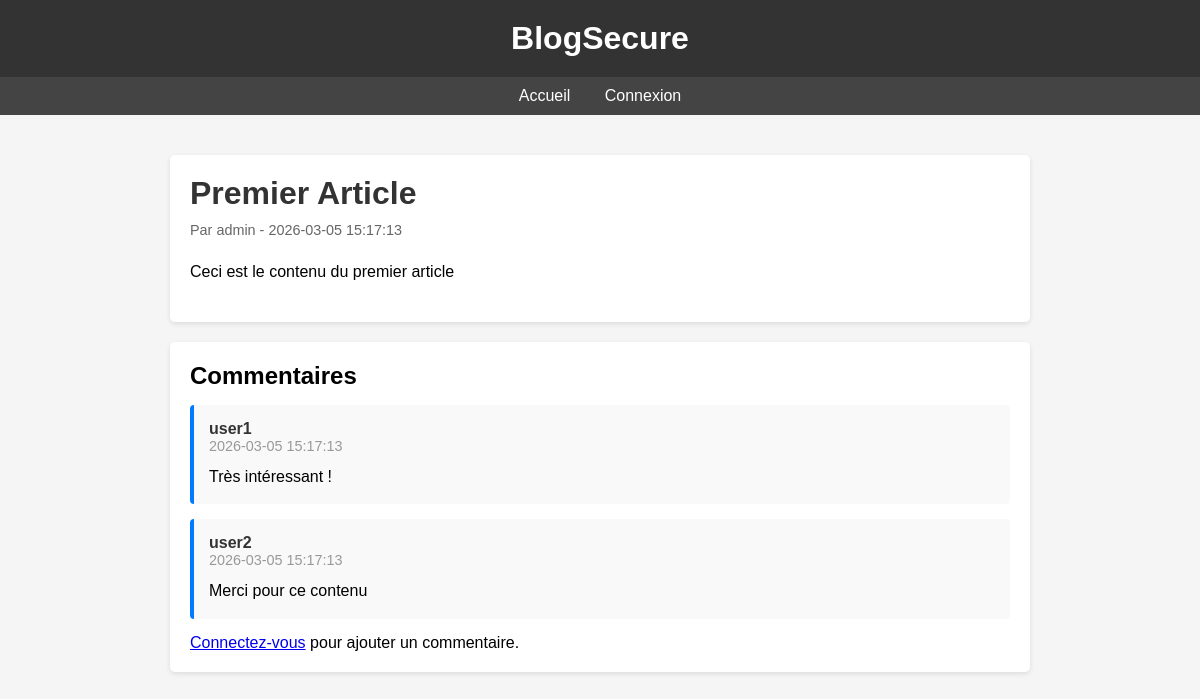
Screenshot of /article.php?id=1 with the database file from the repository.
### tables this page shows
CREATE TABLE articles (
    id INT AUTO_INCREMENT PRIMARY KEY,
    user_id INT NOT NULL,
    title VARCHAR(255) NOT NULL,
    content TEXT NOT NULL,
    created_at TIMESTAMP DEFAULT CURRENT_TIMESTAMP,
    FOREIGN KEY (user_id) REFERENCES users(id) ON DELETE CASCADE
);

CREATE TABLE users (
    id INT AUTO_INCREMENT PRIMARY KEY,
    username VARCHAR(100) NOT NULL UNIQUE,
    email VARCHAR(100) NOT NULL UNIQUE,
    password VARCHAR(255) NOT NULL,
    created_at TIMESTAMP DEFAULT CURRENT_TIMESTAMP
);

CREATE TABLE comments (
    id INT AUTO_INCREMENT PRIMARY KEY,
    article_id INT NOT NULL,
    user_id INT NOT NULL,
    comment TEXT NOT NULL,
    created_at TIMESTAMP DEFAULT CURRENT_TIMESTAMP,
    FOREIGN KEY (article_id) REFERENCES articles(id) ON DELETE CASCADE,
    FOREIGN KEY (user_id) REFERENCES users(id) ON DELETE CASCADE
);

### auth.php (called while the page is built, shortened)
<?php
function isLoggedIn() {
    return isset($_SESSION['user_id']);
}
?>

### article.php (the view, shortened to what this page needs)
<?php
require 'auth.php';
$article_id = $_GET['id'];
$sql = "SELECT articles.*, users.username FROM articles
        JOIN users ON articles.user_id = users.id
        WHERE articles.id = " . $article_id;
$result = $conn->query($sql);
$article = $result->fetch_assoc();
?>
<!DOCTYPE html>
<html lang="fr">
<head>
</head>
<body>
    <header>
        <h1>BlogSecure</h1>
    </header>
    <nav>
        <a href="index.php">Accueil</a>
        <?php if (!isLoggedIn()): ?>
            <a href="login.php">Connexion</a>
        <?php else: ?>
            <a href="create_article.php">Nouvel Article</a>
            <a href="auth.php?logout=1">Déconnexion</a>
        <?php endif; ?>
    </nav>
    <div class="container">
        <div class="article-content">
            <h1><?php echo $article['title']; ?></h1>
            <div class="meta">Par <?php echo $article['username']; ?> - <?php echo $article['created_at']; ?></div>
            <p><?php echo $article['content']; ?></p>
        </div>
        <div class="comments">
            <h2>Commentaires</h2>
            <?php
            $sql = "SELECT comments.*, users.username FROM comments
                    JOIN users ON comments.user_id = users.id
                    WHERE article_id = " . $article_id . "
                    ORDER BY comments.created_at DESC";
            $result = $conn->query($sql);
            if ($result && $result->num_rows > 0) {
                while ($comment = $result->fetch_assoc()) {
                    echo '<div class="comment">';
                    echo '<div class="comment-author">' . $comment['username'] . '</div>';
                    echo '<div class="comment-date">' . $comment['created_at'] . '</div>';
                    echo '<div class="comment-text">' . $comment['comment'] . '</div>';
                    echo '</div>';
                }
            } else {
                echo '<p>Aucun commentaire pour le moment.</p>';
            }
            ?>
            <?php if (isLoggedIn()): ?>
            <h3>Ajouter un commentaire</h3>
            <form method="POST" action="add_comment.php">
                <input type="hidden" name="article_id" value="<?php echo $article['id']; ?>">
                <div class="form-group">
                    <label for="comment">Votre commentaire:</label>
                    <textarea id="comment" name="comment" rows="5" required></textarea>
                </div>
                <button type="submit">Publier le commentaire</button>
            </form>
            <?php else: ?>
            <p><a href="login.php">Connectez-vous</a> pour ajouter un commentaire.</p>
            <?php endif; ?>
        </div>
    </div>
</body>
</html>

### article.php (style rules this page uses)
* { margin: 0; padding: 0; box-sizing: border-box; }
body { font-family: Arial, sans-serif; background-color: #f5f5f5; }
header { background-color: #333; color: white; padding: 20px; text-align: center; }
nav { background-color: #444; padding: 10px; text-align: center; }
nav a { color: white; margin: 0 15px; text-decoration: none; }
.container { max-width: 900px; margin: 20px auto; padding: 20px; }
.article-content { background: white; padding: 20px; border-radius: 5px; box-shadow: 0 2px 5px rgba(0,0,0,0.1); margin-bottom: 20px; }
.article-content h1 { margin-bottom: 10px; color: #333; }
.meta { color: #666; font-size: 0.9em; margin-bottom: 20px; }
.article-content p { line-height: 1.8; margin-bottom: 15px; }
.comments { background: white; padding: 20px; border-radius: 5px; box-shadow: 0 2px 5px rgba(0,0,0,0.1); }
.comment { background: #f9f9f9; padding: 15px; margin: 15px 0; border-left: 4px solid #007bff; border-radius: 4px; }
.comment-author { font-weight: bold; color: #333; }
.comment-date { color: #999; font-size: 0.9em; }
.comment-text { margin-top: 10px; line-height: 1.6; }
, button { padding: 10px 20px; background-color: #28a745; color: white; border: none; border-radius: 4px; cursor: pointer; }

### rows the page displays
articles: title "Premier Article", user.username "admin", created_at "2026-03-05 15:17:13", content "Ceci est le contenu du premier article"
comments: user.username "user1", created_at "2026-03-05 15:17:13", comment "Très intéressant !"
comments: user.username "user2", created_at "2026-03-05 15:17:13", comment "Merci pour ce contenu"
